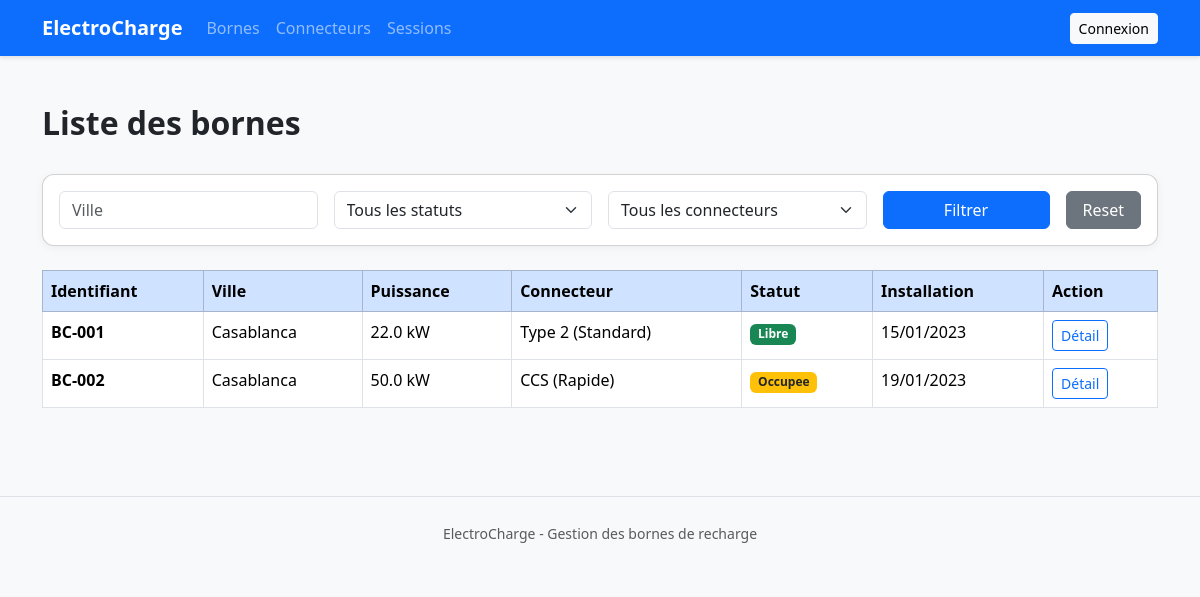
The app's page /bornes/, older data.
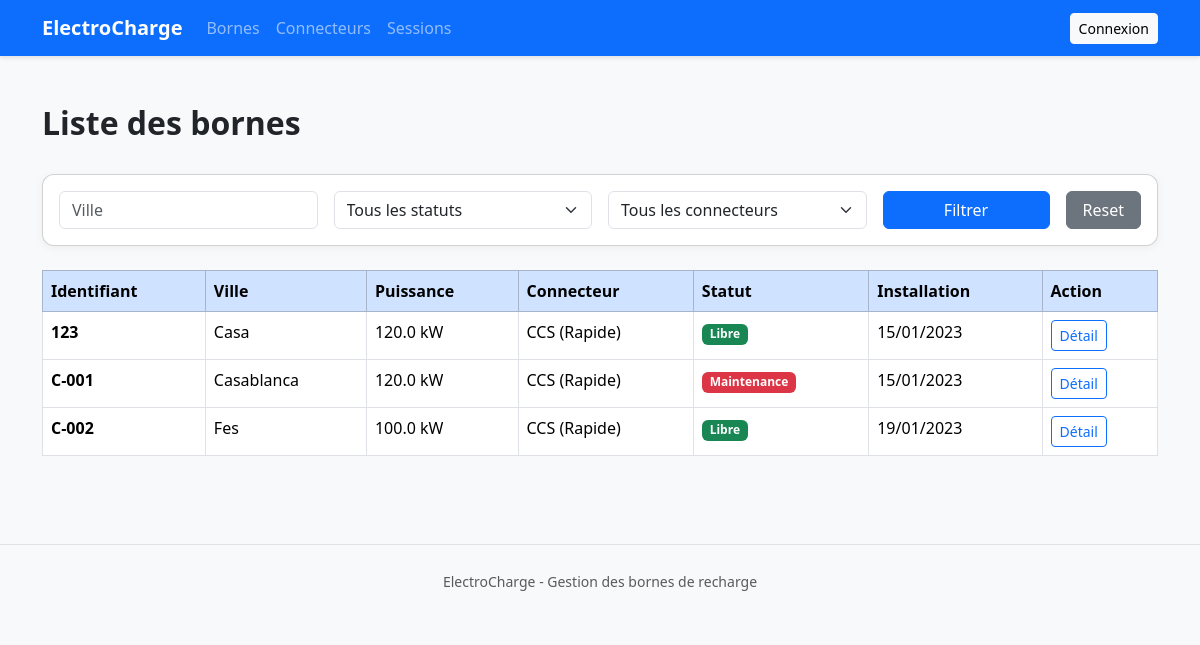
The same page, newer data.
### bornes/models.py (models this page shows, shortened)
class Borne(models.Model):
    STATUT_CHOICES = [
        ('libre',       'Libre'),
        ('occupee',     'Occupée'),
        ('maintenance', 'En maintenance'),
    ]
    identifiant      = models.CharField(max_length=30, unique=True, verbose_name="Identifiant")
    emplacement      = models.CharField(max_length=200, verbose_name="Emplacement / Adresse")
    ville            = models.CharField(max_length=100, verbose_name="Ville", default="")
    puissance_kw     = models.DecimalField(max_digits=6, decimal_places=1, verbose_name="Puissance (kW)")
    statut           = models.CharField(max_length=20, choices=STATUT_CHOICES, default='libre', verbose_name="Statut")
    type_connecteur  = models.ForeignKey(
        TypeConnecteur,
        on_delete=models.PROTECT,
        verbose_name="Type de connecteur",
        null=True, blank=True
    )
    date_installation = models.DateField(verbose_name="Date d'installation")
    class Meta:
        verbose_name        = "Borne de recharge"
        verbose_name_plural = "Bornes de recharge"
        ordering            = ['identifiant']

class TypeConnecteur(models.Model):
    VITESSE_CHOICES = [
        ('standard', 'Standard'),
        ('rapide',   'Rapide'),
    ]
    nom = models.CharField(
        max_length=50,
        unique=True,
        verbose_name="Nom du connecteur"
    )
    vitesse_charge = models.CharField(
        max_length=20,
        choices=VITESSE_CHOICES,
        default='standard',
        verbose_name="Vitesse de charge"
    )
    class Meta:
        verbose_name        = "Type de connecteur"
        verbose_name_plural = "Types de connecteurs"
    def __str__(self):
        return f"{self.nom} ({self.get_vitesse_charge_display()})"

### bornes/views.py (the view)
# urls.py: path('', views.BorneListView.as_view(), name='liste'),
class BorneListView(ListView):
    model               = Borne
    template_name       = 'bornes/liste.html'
    context_object_name = 'bornes'
    paginate_by         = 20
    def get_queryset(self):
        qs = super().get_queryset().select_related('type_connecteur')
        if self.request.user.is_authenticated and not self.request.user.is_superuser:
            qs = qs.filter(statut='maintenance')
        ville = self.request.GET.get('ville', '').strip()
        if ville:
            qs = qs.filter(ville__icontains=ville)
        statut = self.request.GET.get('statut', '')
        if statut:
            qs = qs.filter(statut=statut)
        connecteur_id = self.request.GET.get('connecteur', '')
        if connecteur_id:
            qs = qs.filter(type_connecteur_id=connecteur_id)
        puissance_min = self.request.GET.get('puissance_min', '')
        if puissance_min:
            qs = qs.filter(puissance_kw__gte=puissance_min)
        return qs
    def get_context_data(self, **kwargs):
        ctx = super().get_context_data(**kwargs)
        ctx['connecteurs']    = TypeConnecteur.objects.all()
        ctx['statut_choices'] = Borne.STATUT_CHOICES
        ctx['params']         = self.request.GET
        ctx['is_technicien'] = self.request.user.is_authenticated and not self.request.user.is_superuser
        return ctx

### bornes/templates/bornes/liste.html (shortened to what this page needs)
{% extends "base.html" %}
{% block content %}
<div class="container py-4">
  <div class="d-flex justify-content-between align-items-center mb-4">
    <h2 class="fw-bold">Liste des bornes</h2>
  </div>
  <div class="card mb-4">
    <div class="card-body">
      <form method="get" class="row g-3">
        <div class="col-md-3">
          <input type="text" name="ville" class="form-control" placeholder="Ville" value="{{ params.ville }}">
        </div>
        <div class="col-md-3">
          <select name="statut" class="form-select">
            <option value="">Tous les statuts</option>
          </select>
        </div>
        <div class="col-md-3">
          <select name="connecteur" class="form-select">
            <option value="">Tous les connecteurs</option>
          </select>
        </div>
        <div class="col-md-2">
          <button type="submit" class="btn btn-primary w-100">Filtrer</button>
        </div>
        <div class="col-md-1">
          <a href="{% url 'bornes:liste' %}" class="btn btn-secondary w-100">Reset</a>
        </div>
      </form>
    </div>
  </div>
  <div class="table-responsive">
    <table class="table table-bordered table-hover bg-white">
      <thead class="table-primary">
        <tr>
          <th>Identifiant</th>
          <th>Ville</th>
          <th>Puissance</th>
          <th>Connecteur</th>
          <th>Statut</th>
          <th>Installation</th>
          <th>Action</th>
        </tr>
      </thead>
      <tbody>
        {% for borne in bornes %}
        <tr>
          <td class="fw-bold">{{ borne.identifiant }}</td>
          <td>{{ borne.ville }}</td>
          <td>{{ borne.puissance_kw }} kW</td>
          <td>{{ borne.type_connecteur }}</td>
          <td>
            {% if borne.statut == 'libre' %}
              <span class="badge bg-success">Libre</span>
            {% elif borne.statut == 'occupee' %}
              <span class="badge bg-warning text-dark">Occupee</span>
            {% else %}
              <span class="badge bg-danger">Maintenance</span>
            {% endif %}
          </td>
          <td>{{ borne.date_installation|date:"d/m/Y" }}</td>
          <td>
            <a href="{% url 'bornes:detail' borne.pk %}" class="btn btn-sm btn-outline-primary">Détail</a>
          </td>
        </tr>
        {% empty %}
        <tr>
          <td colspan="7" class="text-center text-muted">Aucune borne trouvee</td>
        </tr>
        {% endfor %}
      </tbody>
    </table>
  </div>
</div>
{% endblock %}

### templates/base.html (shortened to what this page needs)
<!DOCTYPE html>
<html lang="fr">
<head>
  <link href="https://cdn.jsdelivr.net/npm/bootstrap@5.3.2/dist/css/bootstrap.min.css" rel="stylesheet">
</head>
<body>
  <nav class="navbar navbar-expand-lg navbar-dark bg-primary mb-4">
    <div class="container">
      <a class="navbar-brand fw-bold" href="{% url 'bornes:liste' %}">ElectroCharge</a>
      <div class="collapse navbar-collapse" id="navbarNav">
        <ul class="navbar-nav me-auto">
          <li class="nav-item">
            <a class="nav-link" href="{% url 'bornes:liste' %}">Bornes</a>
          </li>
          <li class="nav-item">
            <a class="nav-link" href="{% url 'bornes:connecteurs' %}">Connecteurs</a>
          </li>
          <li class="nav-item">
            <a class="nav-link" href="{% url 'bornes:sessions' %}">Sessions</a>
          </li>
        </ul>
        <ul class="navbar-nav ms-auto">
          {% if user.is_authenticated %}
            {% if user.is_superuser %}
              <li class="nav-item">
                <a class="nav-link text-warning" href="/admin/">Admin</a>
              </li>
            {% endif %}
            <li class="nav-item">
              <span class="navbar-text text-white me-2">Bonjour, {{ user.username }}</span>
            </li>
            <li class="nav-item">
              <a class="btn btn-danger btn-sm" href="{% url 'bornes:logout' %}">Déconnexion</a>
            </li>
          {% else %}
            <li class="nav-item">
              <a class="btn btn-light btn-sm" href="{% url 'bornes:login' %}">Connexion</a>
            </li>
          {% endif %}
        </ul>
      </div>
    </div>
  </nav>
  <main>
    {% block content %}{% endblock %}
  </main>
  <footer class="text-center text-muted py-4 mt-5 border-top">
    <small>ElectroCharge - Gestion des bornes de recharge</small>
  </footer>
</body>
</html>

### templates/base.html (style rules this page uses)
body { background-color: #f8f9fa; }
.navbar { box-shadow: 0 2px 4px rgba(0,0,0,0.1); }
.card { border-radius: 12px; box-shadow: 0 2px 8px rgba(0,0,0,0.05); }
.table { background-color: white; }

Row changes from the older to the newer data that the page shows:
changed Borne: identifiant "BC-001" → "123"; ville "Casablanca" → "Casa"; puissance_kw "22.0" → "120.0"; type_connecteur "Type 2 (Standard)" → "CCS (Rapide)"
changed Borne "Casablanca": identifiant "BC-002" → "C-001"; puissance_kw "50.0" → "120.0"; date_installation "19/01/2023" → "15/01/2023"; statut "Occupee" → "Maintenance"
added Borne: identifiant "C-002", ville "Fes", puissance_kw "100.0", type_connecteur "CCS (Rapide)", statut "Libre", date_installation "19/01/2023"
